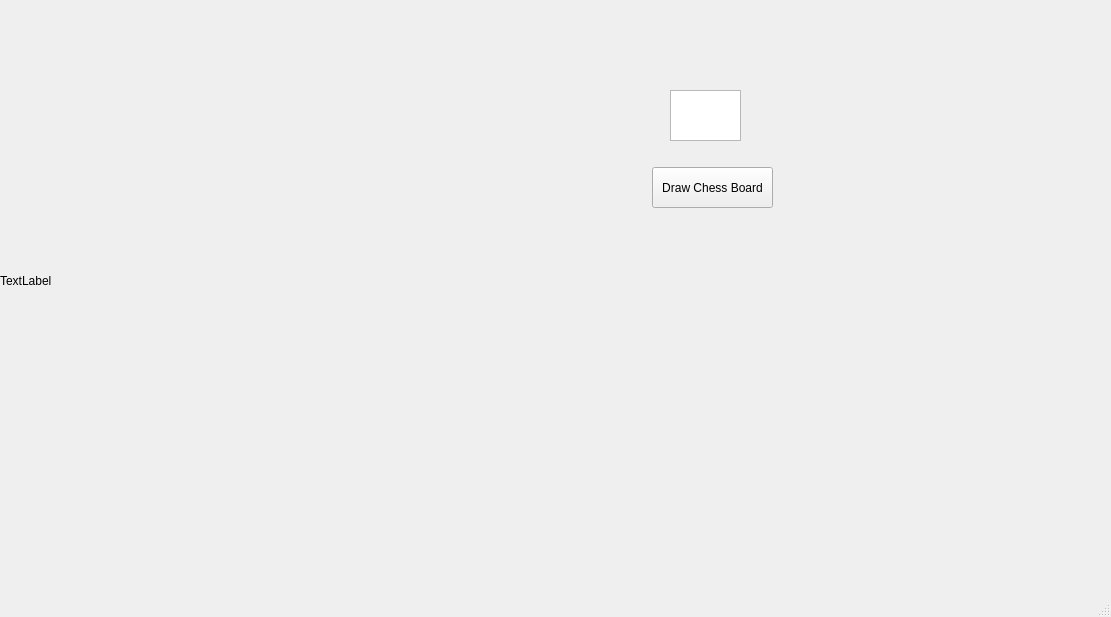
<?xml version="1.0" encoding="UTF-8"?>
<ui version="4.0">
 <class>MainWindow</class>
 <widget class="QMainWindow" name="MainWindow">
  <property name="geometry">
   <rect>
    <x>0</x>
    <y>0</y>
    <width>1111</width>
    <height>617</height>
   </rect>
  </property>
  <property name="windowTitle">
   <string>MainWindow</string>
  </property>
  <widget class="QWidget" name="centralwidget">
   <widget class="QLabel" name="label">
    <property name="geometry">
     <rect>
      <x>0</x>
      <y>0</y>
      <width>511</width>
      <height>561</height>
     </rect>
    </property>
    <property name="text">
     <string>TextLabel</string>
    </property>
   </widget>
   <widget class="QPushButton" name="pushButton">
    <property name="geometry">
     <rect>
      <x>652</x>
      <y>167</y>
      <width>121</width>
      <height>41</height>
     </rect>
    </property>
    <property name="text">
     <string>Draw Chess Board</string>
    </property>
   </widget>
   <widget class="QTextEdit" name="textEdit">
    <property name="geometry">
     <rect>
      <x>670</x>
      <y>90</y>
      <width>71</width>
      <height>51</height>
     </rect>
    </property>
   </widget>
  </widget>
  <widget class="QMenuBar" name="menubar">
   <property name="geometry">
    <rect>
     <x>0</x>
     <y>0</y>
     <width>1111</width>
     <height>26</height>
    </rect>
   </property>
  </widget>
  <widget class="QStatusBar" name="statusbar"/>
 </widget>
 <resources/>
 <connections/>
</ui>
